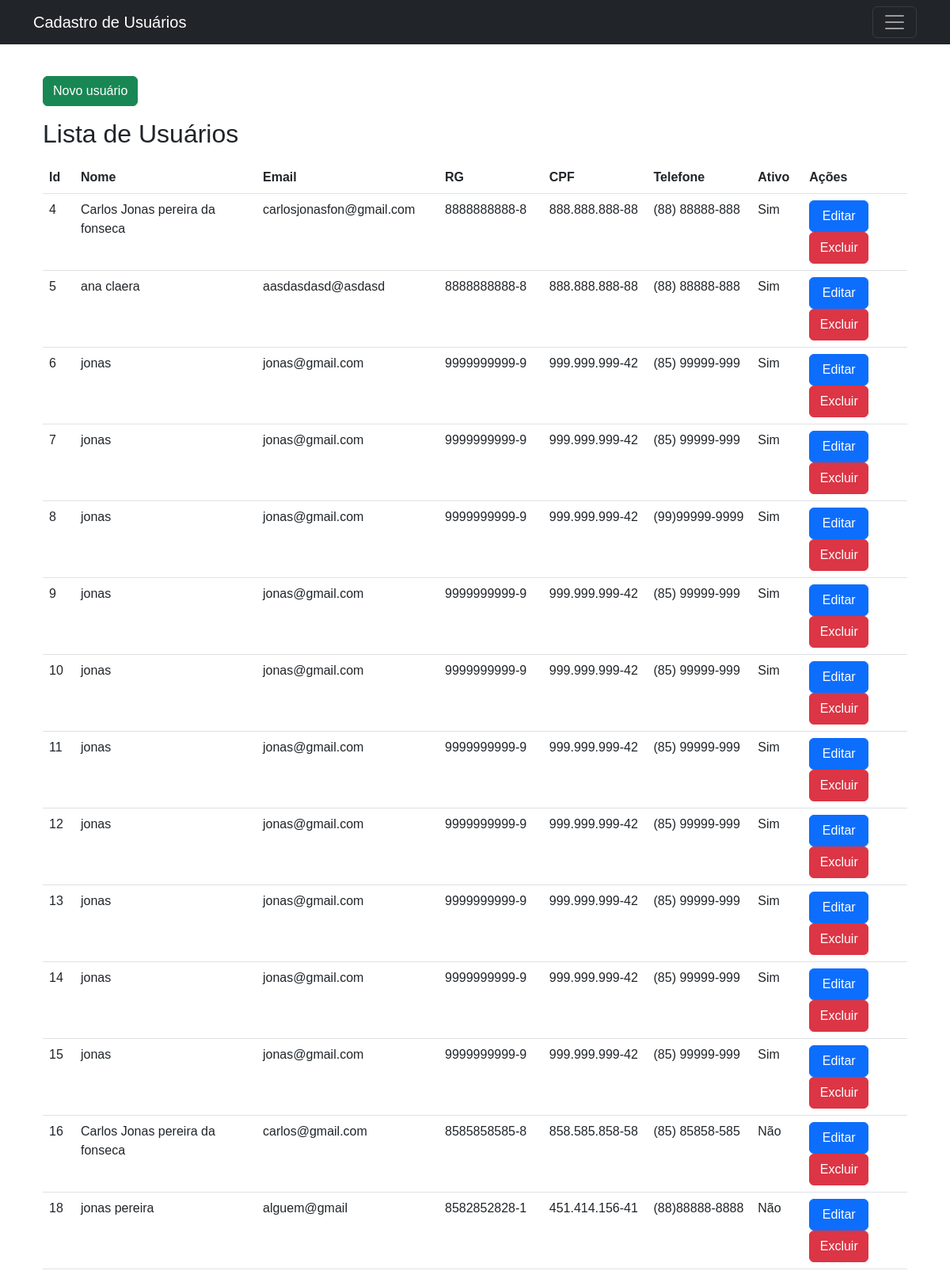
The page / on the database its author committed.
### tables this page shows
CREATE TABLE `usuarios` (
  `id` int(11) NOT NULL,
  `nome` varchar(255) NOT NULL,
  `email` varchar(100) NOT NULL,
  `rg` varchar(12) NOT NULL,
  `cpf` varchar(14) NOT NULL,
  `telefone` varchar(14) NOT NULL,
  `ativo` tinyint(1) NOT NULL
);

### index.php (called while the page is built, shortened)
<?php
	$usuarios = Usuario::getUsuarios();
	include __DIR__.'/includes/header.php';
	include __DIR__.'/includes/listagem.php';
	include __DIR__.'/includes/footer.php';
 ?>

### app/Db/Database.php (called while the page is built, shortened)
<?php
	class Database{
		private $table;
		private $connection;
		public function __construct($table = null){
			$this->table = $table;
		}
		private function setConnection(){
			try{
				$this->connection = new PDO('mysql:host='.self::HOST.';dbname='.self::NAME,self::USER,self::PASSWORD);
				$this->connection->setAttribute(PDO::ATTR_ERRMODE,PDO::ERRMODE_EXCEPTION);
			}catch(PDOException $e){
				die('ERROR: '.$e->getMessage());
			}
		}
		private function execute($query,$params = []){
			try{
				$statement = $this->connection->prepare($query);
				$statement->execute($params);
				return $statement;
			}catch(PDOException $e){
				die('ERROR: '.$e->getMessage());
			}
		}
		public function select($where = null, $order = null, $limit = null, $fields = '*'){
			$where = strlen($where) ? ' WHERE ' .$where : '';
			$limit = strlen($limit) ? ' LIMIT ' .$limit : '';
			$query = 'SELECT ' .$fields. ' FROM ' .$this->table. ' ' .$where. ' ' .$limit ;
			return $this->execute($query);
		}
	}
 ?>

### app/Entity/Usuario.php (called while the page is built, shortened)
<?php
	class Usuario
	{
		public static function getUsuarios($where = null, $order = null, $limit = null){
			return (new Database('usuarios'))->select($where, $order, $limit)->fetchAll(PDO::FETCH_CLASS,self::class);
		}
	}
 ?>

### includes/listagem.php (the view, shortened to what this page needs)
<?php
$resultados = '';
foreach ($usuarios as $usuario) {
	$resultados .= '<tr>
						<td class="id">' .$usuario->id. '</td>
						<td class="nome">' .$usuario->nome. '</td>
						<td class="email">' .$usuario->email. '</td>
						<td>' .$usuario->rg. '</td>
						<td>' .$usuario->cpf. '</td>
						<td>' .$usuario->telefone. '</td>
						<td class="ativo">' .($usuario->ativo == '1' ? 'Sim' : 'Não'). '</td>
						<td>
							<a href="editar.php?id=' .$usuario->id. '">
								<button type="button" class="btn btn-primary botao_lista">Editar</button>
							</a>
							<a href="excluir.php?id=' .$usuario->id. '">
								<button type="button" class="btn btn-danger botao_lista">Excluir</button>
							</a>
						</td>
					</tr>';
}
 ?>
<main>
	<div class="container mt-5 pt-5">
		<section>
			<a href="cadastrar.php">
				<button class="btn btn-success">Novo usuário</button>
			</a>
		</section>
		<section>
			<h2 class="mt-3"><?= TITLE; ?></h2>
			<table class="table mt-3">
				<thead>
					<tr>
						<th class="id">Id</th>
						<th class="nome">Nome</th>
						<th class="email">Email</th>
						<th>RG</th>
						<th>CPF</th>
						<th>Telefone</th>
						<th class="ativo">Ativo</th>
						<th>Ações</th>
					</tr>
				</thead>
				<tbody>
					<?= $resultados; ?>
				</tbody>
			</table>
		</section>
	</div>
</main>

### includes/header.php (shortened to what this page needs)
<!doctype html>
<html lang="pt-br">
  <head>
    <link href="https://cdn.jsdelivr.net/npm/bootstrap@5.2.2/dist/css/bootstrap.min.css" rel="stylesheet">
    <link rel="stylesheet" type="text/css" href="./src/css/styles.css">
  </head>
  <body>
    <div class="container">
        <nav class="navbar navbar-dark bg-dark fixed-top">
          <div class="container">
            <a class="navbar-brand" href="index.php">Cadastro de Usuários</a>
            <button class="navbar-toggler" type="button" data-bs-toggle="offcanvas" data-bs-target="#offcanvasDarkNavbar" aria-controls="offcanvasDarkNavbar">
              <span class="navbar-toggler-icon"></span>
            </button>
          </div>
        </nav>

### includes/footer.php (shortened to what this page needs)
    </div>
  </body>
</html>

### src/css/styles.css (style rules this page uses)
body { font-family: arial; font-size: 16px; }
table { table-layout:fixed; width:100%; word-wrap:break-word; }
.id { width: 40px; }
.ativo { width: 65px; height: 10px; }
.nome,.email { width: 230px; }
.botao_lista { width: 75px; height: 40px; }

### rows shown on the page
usuarios: id "4", nome "Carlos Jonas pereira da fonseca", email "carlosjonasfon@gmail.com", rg "8888888888-8", cpf "888.888.888-88", telefone "(88) 88888-888", ativo "Sim"
usuarios: id "5", nome "ana claera", email "aasdasdasd@asdasd", rg "8888888888-8", cpf "888.888.888-88", telefone "(88) 88888-888", ativo "Sim"
usuarios: id "6", nome "jonas", email "jonas@gmail.com", rg "9999999999-9", cpf "999.999.999-42", telefone "(85) 99999-999", ativo "Sim"
usuarios: id "7", nome "jonas", email "jonas@gmail.com", rg "9999999999-9", cpf "999.999.999-42", telefone "(85) 99999-999", ativo "Sim"
usuarios: id "8", nome "jonas", email "jonas@gmail.com", rg "9999999999-9", cpf "999.999.999-42", telefone "(99)99999-9999", ativo "Sim"
usuarios: id "9", nome "jonas", email "jonas@gmail.com", rg "9999999999-9", cpf "999.999.999-42", telefone "(85) 99999-999", ativo "Sim"
usuarios: id "10", nome "jonas", email "jonas@gmail.com", rg "9999999999-9", cpf "999.999.999-42", telefone "(85) 99999-999", ativo "Sim"
usuarios: id "11", nome "jonas", email "jonas@gmail.com", rg "9999999999-9", cpf "999.999.999-42", telefone "(85) 99999-999", ativo "Sim"
usuarios: id "12", nome "jonas", email "jonas@gmail.com", rg "9999999999-9", cpf "999.999.999-42", telefone "(85) 99999-999", ativo "Sim"
usuarios: id "13", nome "jonas", email "jonas@gmail.com", rg "9999999999-9", cpf "999.999.999-42", telefone "(85) 99999-999", ativo "Sim"
usuarios: id "14", nome "jonas", email "jonas@gmail.com", rg "9999999999-9", cpf "999.999.999-42", telefone "(85) 99999-999", ativo "Sim"
usuarios: id "15", nome "jonas", email "jonas@gmail.com", rg "9999999999-9", cpf "999.999.999-42", telefone "(85) 99999-999", ativo "Sim"
usuarios: id "16", nome "Carlos Jonas pereira da fonseca", email "carlos@gmail.com", rg "8585858585-8", cpf "858.585.858-58", telefone "(85) 85858-585", ativo "Não"
usuarios: id "18", nome "jonas pereira", email "alguem@gmail", rg "8582852828-1", cpf "451.414.156-41", telefone "(88)88888-8888", ativo "Não"

### other values the page prints
TITLE "Lista de Usuários"
